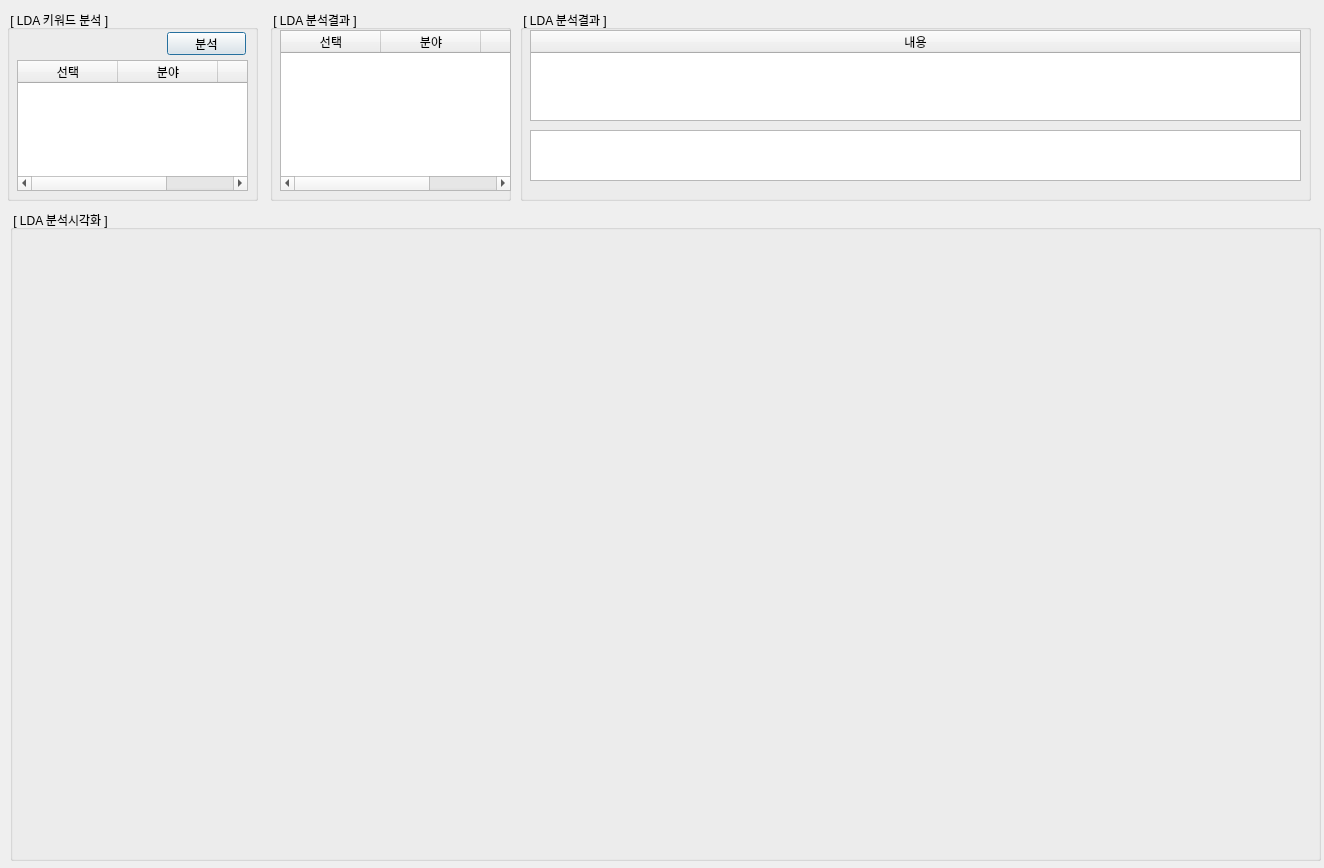
<?xml version="1.0" encoding="UTF-8"?>
<ui version="4.0">
 <class>Dialog</class>
 <widget class="QDialog" name="Dialog">
  <property name="geometry">
   <rect>
    <x>0</x>
    <y>0</y>
    <width>1324</width>
    <height>868</height>
   </rect>
  </property>
  <property name="windowTitle">
   <string>Dialog</string>
  </property>
  <widget class="QGroupBox" name="group1">
   <property name="geometry">
    <rect>
     <x>7</x>
     <y>10</y>
     <width>251</width>
     <height>191</height>
    </rect>
   </property>
   <property name="title">
    <string> [ LDA 키워드 분석 ] </string>
   </property>
   <widget class="QPushButton" name="btn_search">
    <property name="geometry">
     <rect>
      <x>160</x>
      <y>22</y>
      <width>79</width>
      <height>23</height>
     </rect>
    </property>
    <property name="text">
     <string>분석</string>
    </property>
   </widget>
   <widget class="QTableWidget" name="tbl_keyword">
    <property name="geometry">
     <rect>
      <x>10</x>
      <y>50</y>
      <width>231</width>
      <height>131</height>
     </rect>
    </property>
    <attribute name="horizontalHeaderStretchLastSection">
     <bool>false</bool>
    </attribute>
    <attribute name="verticalHeaderStretchLastSection">
     <bool>false</bool>
    </attribute>
    <column>
     <property name="text">
      <string>선택</string>
     </property>
    </column>
    <column>
     <property name="text">
      <string>분야</string>
     </property>
    </column>
    <column>
     <property name="text">
      <string>키워드</string>
     </property>
    </column>
   </widget>
  </widget>
  <widget class="QGroupBox" name="group2">
   <property name="geometry">
    <rect>
     <x>270</x>
     <y>10</y>
     <width>241</width>
     <height>191</height>
    </rect>
   </property>
   <property name="title">
    <string> [ LDA 분석결과 ] </string>
   </property>
   <widget class="QTableWidget" name="tbl_lda_file">
    <property name="geometry">
     <rect>
      <x>10</x>
      <y>20</y>
      <width>231</width>
      <height>161</height>
     </rect>
    </property>
    <attribute name="horizontalHeaderStretchLastSection">
     <bool>false</bool>
    </attribute>
    <attribute name="verticalHeaderStretchLastSection">
     <bool>false</bool>
    </attribute>
    <column>
     <property name="text">
      <string>선택</string>
     </property>
    </column>
    <column>
     <property name="text">
      <string>분야</string>
     </property>
    </column>
    <column>
     <property name="text">
      <string>키워드</string>
     </property>
    </column>
   </widget>
  </widget>
  <widget class="QGroupBox" name="group3">
   <property name="geometry">
    <rect>
     <x>520</x>
     <y>10</y>
     <width>791</width>
     <height>191</height>
    </rect>
   </property>
   <property name="title">
    <string> [ LDA 분석결과 ] </string>
   </property>
   <widget class="QTableWidget" name="tbl_contents">
    <property name="geometry">
     <rect>
      <x>10</x>
      <y>20</y>
      <width>771</width>
      <height>91</height>
     </rect>
    </property>
    <attribute name="horizontalHeaderStretchLastSection">
     <bool>true</bool>
    </attribute>
    <attribute name="verticalHeaderStretchLastSection">
     <bool>false</bool>
    </attribute>
    <column>
     <property name="text">
      <string>내용</string>
     </property>
    </column>
   </widget>
   <widget class="QTextEdit" name="tbl_sel_content">
    <property name="geometry">
     <rect>
      <x>10</x>
      <y>120</y>
      <width>771</width>
      <height>51</height>
     </rect>
    </property>
   </widget>
  </widget>
  <widget class="QGroupBox" name="group4">
   <property name="geometry">
    <rect>
     <x>10</x>
     <y>210</y>
     <width>1311</width>
     <height>651</height>
    </rect>
   </property>
   <property name="title">
    <string> [ LDA 분석시각화 ] </string>
   </property>
  </widget>
 </widget>
 <resources/>
 <connections/>
</ui>
